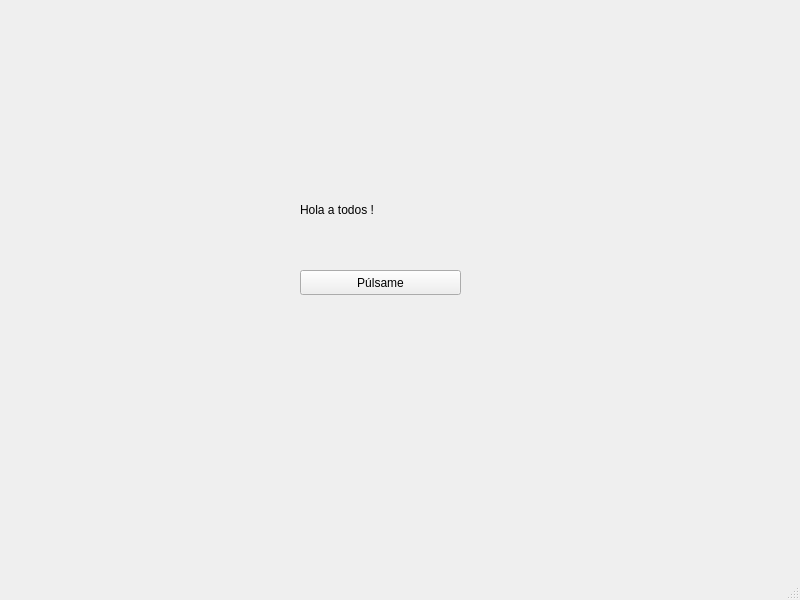
<?xml version="1.0" encoding="UTF-8"?>
<ui version="4.0">
 <class>ventanaMain</class>
 <widget class="QMainWindow" name="ventanaMain">
  <property name="geometry">
   <rect>
    <x>0</x>
    <y>0</y>
    <width>800</width>
    <height>600</height>
   </rect>
  </property>
  <property name="windowTitle">
   <string>Ejemplo QT</string>
  </property>
  <widget class="QWidget" name="centralwidget">
   <widget class="QWidget" name="verticalLayoutWidget">
    <property name="geometry">
     <rect>
      <x>300</x>
      <y>170</y>
      <width>160</width>
      <height>80</height>
     </rect>
    </property>
    <layout class="QVBoxLayout" name="vbox">
     <item>
      <widget class="QLabel" name="label1">
       <property name="text">
        <string>Hola a todos !</string>
       </property>
      </widget>
     </item>
    </layout>
   </widget>
   <widget class="QPushButton" name="btnPulsa">
    <property name="geometry">
     <rect>
      <x>300</x>
      <y>270</y>
      <width>161</width>
      <height>25</height>
     </rect>
    </property>
    <property name="text">
     <string>Púlsame</string>
    </property>
   </widget>
  </widget>
  <widget class="QMenuBar" name="menubar">
   <property name="geometry">
    <rect>
     <x>0</x>
     <y>0</y>
     <width>800</width>
     <height>22</height>
    </rect>
   </property>
  </widget>
  <widget class="QStatusBar" name="statusbar"/>
 </widget>
 <resources/>
 <connections>
  <connection>
   <sender>btnPulsa</sender>
   <signal>clicked()</signal>
   <receiver>ventanaMain</receiver>
   <slot>close()</slot>
   <hints>
    <hint type="sourcelabel">
     <x>380</x>
     <y>304</y>
    </hint>
    <hint type="destinationlabel">
     <x>399</x>
     <y>299</y>
    </hint>
   </hints>
  </connection>
 </connections>
</ui>
